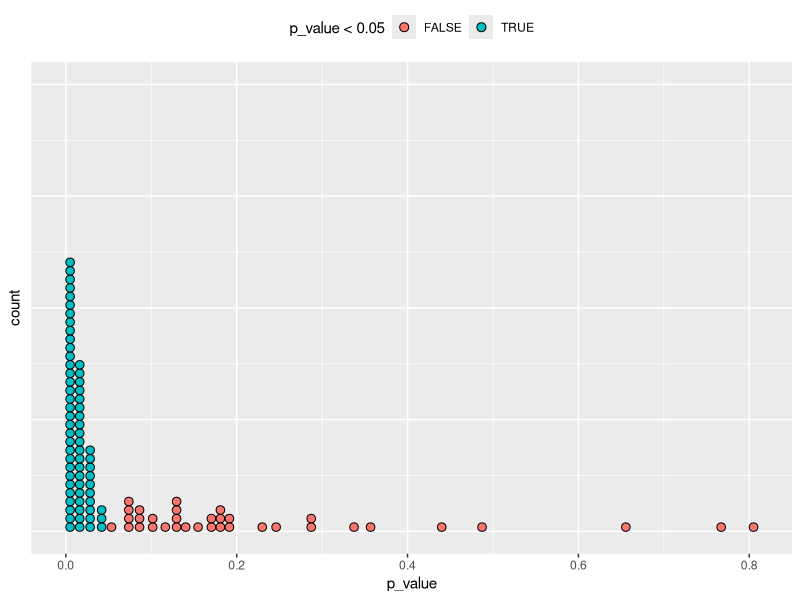

The R source for this figure:
## ---- chunk 1
randomise <- function(f) f(runif(1e3))
randomise(mean)
randomise(mean)
randomise(sum)
## ---- chunk 2
library(purrr)
## ---- chunk 3
triple <- function(x) x * 3
map(1:3, triple)
## ---- chunk 4
map_chr(mtcars, typeof)
## ---- chunk 5
map_lgl(mtcars, is.double)
## ---- chunk 6
n_unique <- function(x) length(unique(x))
map_int(mtcars, n_unique)
## ---- chunk 7
map_dbl(mtcars, mean)
## ---- chunk 8
pair <- function(x) c(x, x)
try(map_dbl(1:2, pair))
## ---- chunk 9
try(map_dbl(1:2, as.character))
## ---- chunk 10
map_dbl(mtcars, function(x) length(unique(x)))
## ---- chunk 11
map_dbl(mtcars, ~ length(unique(.x)))
## ---- chunk 12
as_mapper(~ length(unique(.x)))
## ---- chunk 13
x <- map(1:3, ~ runif(2))
str(x)
## ---- chunk 14
x <- list(
  list(-1, x = 1, y = c(2), z = "a"),
  list(-2, x = 4, y = c(5, 6), z = "a"),
  list(-3, x = 8, y = c(9, 10, 11))
)
## ---- chunk 15
map_dbl(x, "x")
## ---- chunk 16
map_dbl(x, 1)
## ---- chunk 17
map_dbl(x, list("y", 1))
## ---- chunk 18
map_chr(x, "z", .default = NA)
## ---- chunk 19
x <- list(1:5, c(1:10, NA))
map_dbl(x, ~ mean(.x, na.rm = TRUE))
## ---- chunk 20
map_dbl(x, mean, na.rm = TRUE)
## ---- chunk 21
plus <- function(x, y) x + y

x <- c(0, 0, 0, 0)
map_dbl(x, plus, runif(1))
## ---- chunk 22
map_dbl(x, ~ plus(.x, runif(1)))
## ---- chunk 23
bootstrap_summary <- function(x, f) {
  f(sample(x, replace = TRUE))
}
# simple_map(mtcars, bootstrap_summary, f = mean)
## ---- chunk 24
trims <- c(0, 0.1, 0.2, 0.5)
x <- rcauchy(1000)
## ---- chunk 25
map_dbl(trims, ~ mean(x, trim = .x))
## ---- chunk 26
map_dbl(trims, function(trim) mean(x, trim = trim))
## ---- chunk 27
map_dbl(trims, mean, x = x)
## ---- chunk 28
as_mapper(c(1, 2))
## ---- chunk 29
as_mapper(c("a", "b"))
## ---- chunk 30
as_mapper(list(1, "b"))
## ---- chunk 31
map(mtcars, as_mapper(1))
## ---- chunk 32
get_class <- function(x) attr(x, "class")
pluck(mtcars, get_class)
## ---- chunk 33
pluck(mtcars, attr_getter("class"))
## ---- chunk 34
as_mapper(~ unif(2))
## ---- chunk 35
map(1:3, ~ runif(2))
## ---- chunk 36
map(1:3, runif(2))
## ---- chunk 37
map_dbl(mtcars, sd)
## ---- chunk 38
penguins <- palmerpenguins::penguins

penguins_numeric <- map_lgl(penguins, is.numeric)
map_dbl(penguins[penguins_numeric], sd, na.rm = TRUE)
## ---- chunk 39
penguis_factor <- map_lgl(penguins, is.factor)
map_int(penguins[penguis_factor], ~ length(levels(.x)))
## ---- chunk 40
trials <- map(1:100, ~ t.test(rpois(10, 10), rpois(10, 7)))
## ---- chunk 41
library(ggplot2)

df_trials <- tibble::tibble(p_value = map_dbl(trials, "p.value"))
df_trials
## ---- chunk 42
df_trials %>%
  ggplot(aes(x = p_value, fill = p_value < 0.05)) +
  geom_dotplot(binwidth = .01) +
  theme(
    axis.text.y = element_blank(),
    axis.ticks.y = element_blank(),
    legend.position = "top"
  )
## ---- chunk 43
x <- list(
  list(1, c(3, 9)),
  list(c(3, 6), 7, c(4, 7, 6))
)

triple <- function(x) x * 3
try(map(x, map, .f = triple))
## ---- chunk 44
map(x, map, triple)
## ---- chunk 45
map(x, . %>% map(triple))
## ---- chunk 46
map(x, function(l) map(l, triple))
## ---- chunk 47
map(x, ~ map(.x, triple))
## ---- chunk 48
formulas <- list(
  mpg ~ disp,
  mpg ~ I(1 / disp),
  mpg ~ disp + wt,
  mpg ~ I(1 / disp) + wt
)

map(formulas, lm, data = mtcars)
## ---- chunk 49
bootstrap <- function(df) {
  df[sample(nrow(df), replace = TRUE), , drop = FALSE]
}

bootstraps <- map(1:10, ~ bootstrap(mtcars))
## ---- chunk 50
bootstraps %>%
  map(~ lm(mpg ~ disp, data = .x)) %>%
  map(summary) %>%
  map_dbl("r.squared")
## ---- chunk 51
by_cyl <- split(mtcars, mtcars$cyl)
by_cyl
## ---- chunk 52
by_cyl %>%
  map(~ lm(mpg ~ wt, data = .x)) %>%
  map(coef) %>%
  map_dbl(2)
## ---- chunk 53
by_cyl %>%
  lapply(function(data) lm(mpg ~ wt, data = data)) |>
  lapply(coef) |>
  vapply(function(x) x[[2]], double(1))
## ---- chunk 54
models <- lapply(by_cyl, function(data) lm(mpg ~ wt, data = data))
vapply(models, function(x) coef(x)[[2]], double(1))
## ---- chunk 55
slopes <- double(length(by_cyl))
for (i in seq_along(by_cyl)) {
  model <- lm(mpg ~ wt, data = by_cyl[[i]])
  slopes[[i]] <- coef(model)[[2]]
}
slopes
## ---- chunk 56
df <- data.frame(
  x = 1:3,
  y = 6:4
)
map(df, ~ .x * 2)
## ---- chunk 57
df2 <- modify(df, ~ .x * 2)
df2
## ---- chunk 58
simple_modify <- function(x, f, ...) {
  for (i in seq_along(x)) {
    x[[i]] <- f(x[[i]], ...)
  }
}
## ---- chunk 59
xs <- map(1:8, ~ runif(10))
xs[[1]][[1]] <- NA
xs
## ---- chunk 60
ws <- map(1:8, ~ rpois(10, 5) + 1)
ws
## ---- chunk 61
map_dbl(xs, mean, na.rm = TRUE)
## ---- chunk 62
map2_dbl(xs, ws, weighted.mean, na.rm = TRUE)
## ---- chunk 63
simple_map2 <- function(x, y, f, ...) {
  out <- vecotr("list", length(x))
  for (i in seq_along(x)) {
    out[[i]] <- f(x[[i]], y[[i]], ...)
  }
  out
}
## ---- chunk 64
welcome <- function(x) {
  cat("Welcome ", x, "!\n", sep = "")
}
names <- c("Hadley", "Jenny")
walk(names, welcome)
## ---- chunk 65
temp <- tempfile()
dir.create(temp)

cyls <- split(mtcars, mtcars$cyl)
paths <- file.path(temp, paste0("cyl-", names(cyls), ".csv"))
walk2(cyls, paths, write.csv)

dir(temp)
## ---- chunk 66
imap_chr(iris, ~ paste0("The first value of ", .y, " is ", .x[[1]]))
## ---- chunk 67
x <- map(1:6, ~ sample(1000, 10))
imap_chr(x, ~ paste0("The highest value of ", .y, " is ", max(.x)))
## ---- chunk 68
pmap_dbl(list(xs, ws), weighted.mean, na.rm = TRUE)
## ---- chunk 69
trims <- c(0, 0.1, 0.2, 0.5)
x <- rcauchy(1000)

pmap_dbl(list(trim = trims), mean, x = x)
## ---- chunk 70
params <- tibble::tribble(
  ~n, ~min, ~max,
  1L, 0, 1,
  2L, 10, 100,
  3L, 100, 1000
)
params
## ---- chunk 71
pmap(params, runif)
## ---- chunk 72
modify(mtcars, 1)
## ---- chunk 73
cyls <- split(mtcars, mtcars$cyl)
paths <- file.path(temp, paste0("cyl-", names(cyls), ".csv"))
walk2(cyls, paths, write.csv)
## ---- chunk 74
temp <- tempfile()
dir.create(temp)

cyls <- split(mtcars, mtcars$cyl)
names(cyls) <- file.path(temp, paste0("cyl-", names(cyls), ".csv"))
iwalk(cyls, ~ write.csv(.x, .y))
## ---- chunk 75
mtcars %>%
  split(mtcars$cyl) %>%
  set_names(~ file.path(temp, paste0("cyl-", .x, ".csv"))) %>%
  iwalk(~ write.csv(.x, .y))
## ---- chunk 76
trans <- list(
  disp = function(x) x * 0.0163871,
  am = function(x) factor(x, labels = c("auto", "manual"))
)
nm <- names(trans)
mtcars[nm] <- map(nm, ~ trans[[.x]](mtcars[[.x]]))
mtcars
## ---- chunk 77
map2(trans, mtcars[nm], function(f, var) f(var))
## ---- chunk 78
l <- map(1:4, ~ sample(1:10, 15, replace = T))
str(l)
## ---- chunk 79
out <- l[[1]]
out <- intersect(out, l[[2]])
out <- intersect(out, l[[3]])
out <- intersect(out, l[[4]])
out
## ---- chunk 80
reduce(l, intersect)
## ---- chunk 81
simple_reduce <- function(x, f) {
  out <- x[[1]]
  for (i in seq(2, length(x))) {
    out <- f(out, x[[i]])
  }
  out
}
## ---- chunk 82
accumulate(l, intersect)
## ---- chunk 83
x <- c(4, 3, 10)
reduce(x, `+`)
## ---- chunk 84
accumulate(x, `+`)
## ---- chunk 85
reduce(1, `+`)
## ---- chunk 86
reduce("a", `+`)
## ---- chunk 87
reduce(integer(), `+`, .init = 0)
## ---- chunk 88
try(reduce("a", `+`, .init = 0))
## ---- chunk 89
df <- data.frame(x = 1:3, y = c("a", "b", "c"))
detect(df, is.factor)
detect_index(df, is.factor)
## ---- chunk 90
str(keep(df, is.factor))
## ---- chunk 91
str(discard(df, is.factor))
## ---- chunk 92
df <- data.frame(
  num1 = c(0, 10, 20),
  num2 = c(5, 6, 7),
  chr1 = c("a", "b", "c"),
  stringsAsFactors = FALSE
)
df
## ---- chunk 93
map_if(df, is.numeric, mean)
## ---- chunk 94
str(modify_if(df, is.numeric, mean))
## ---- chunk 95
str(map(keep(df, is.numeric), mean))
## ---- chunk 96
simple_reduce <- function(x, f, default) {
  if (length(x) == 0L) {
    return(default)
  }
  if (length(x) == 1L) {
    return(x[[1L]])
  }

  out <- x[[1]]
  for (i in seq(2, length(x))) {
    out <- f(out, x[[i]])
  }
  out
}

simple_reduce(integer(0), `+`, default = 0)
simple_reduce(integer(0), `+`, default = 0L)
simple_reduce(1, `+`)
simple_reduce(1:3, `+`)
## ---- chunk 97
span_r <- function(x, f) {
  idx <- unname(map_lgl(x, ~ f(.x)))
  rle <- rle(idx)

  if (!any(rle$values)) {
    return(integer(0))
  }
  longest <- max(rle$lengths[rle$values])
  longest_idx <- which(rle$values & rle$lengths == longest)[1]

  ind_before_longest <- sum(rle$lengths[seq_len(longest_idx - 1)])

  out_start <- ind_before_longest + 1L
  out_end <- ind_before_longest + longest
  out_start:out_end
}

span_r(c(0, 0, 0, 0, 0), is.na)
span_r(c(NA, 0, 0, 0, 0), is.na)
span_r(c(NA, 0, NA, NA, NA), is.na)
## ---- chunk 98
arg_max <- function(x, f) {
  y <- map_dbl(x, f)
  x[y == max(y)]
}

arg_min <- function(x, f) {
  y <- map_dbl(x, f)
  x[y == min(y)]
}

arg_max(-5:5, function(x) x^2)
arg_min(-5:5, function(x) x^2)
## ---- chunk 99
scale01 <- function(x) {
  rng <- range(x, na.rm = TRUE)
  (x - rng[1]) / (rng[2] - rng[1])
}
## ---- chunk 100
modify_if(mtcars, is.numeric, scale01)
## ---- chunk 101
mtcars |>
  keep(is.numeric) |>
  map_dfr(scale01)
## ---- chunk 102
a2d <- matrix(1:20, nrow = 5)
a2d
## ---- chunk 103
apply(a2d, 1, mean)
## ---- chunk 104
apply(a2d, 2, mean)
## ---- chunk 105
a3d <- array(1:24, c(2, 3, 4))
apply(a3d, 1, mean)
apply(a3d, c(1, 2), mean)
## ---- chunk 106
a1 <- apply(a2d, 1, identity)
identical(a2d, a1)
#> [1] FALSE

a2 <- apply(a2d, 2, identity)
identical(a2d, a2)
#> [1] TRUE
## ---- chunk 107
integrate(sin, 0, pi)
## ---- chunk 108
str(uniroot(sin, pi * c(1 / 2, 3 / 2)))
## ---- chunk 109
str(optimize(sin, c(0, 2 * pi)))
## ---- chunk 110
str(optimize(sin, c(0, pi), maximum = TRUE))
## ---- chunk 111
fixed_point <- function(f, x_init, n_max = 10000, tol = 0.0001) {
  n <- 0
  x <- x_init
  y <- f(x)

  is_fixed_point <- function(x, y) {
    abs(x - y) < tol
  }

  while (!is_fixed_point(x, y)) {
    x <- y
    y <- f(y)

    # Make sure we eventually stop
    n <- n + 1
    if (n > n_max) {
      stop("Failed to converge.", call. = FALSE)
    }
  }

  x
}
## ---- chunk 112
# Functions with fixed points
fixed_point(sin, x_init = 1)
fixed_point(cos, x_init = 1)
## ---- chunk 113
# Functions without fixed points
add_one <- function(x) x + 1
try(fixed_point(add_one, x_init = 1))
